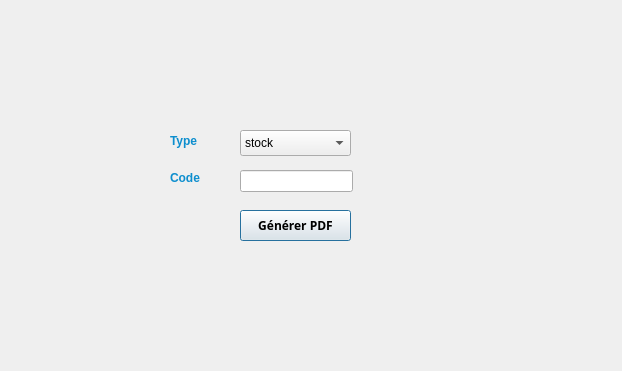
<?xml version="1.0" encoding="UTF-8"?>
<ui version="4.0">
 <class>pdf</class>
 <widget class="QDialog" name="pdf">
  <property name="geometry">
   <rect>
    <x>0</x>
    <y>0</y>
    <width>622</width>
    <height>371</height>
   </rect>
  </property>
  <property name="windowTitle">
   <string>Dialog</string>
  </property>
  <widget class="QLabel" name="label_60">
   <property name="geometry">
    <rect>
     <x>170</x>
     <y>170</y>
     <width>55</width>
     <height>16</height>
    </rect>
   </property>
   <property name="styleSheet">
    <string notr="true">color: #0d8ece;
font-size:50;
font:bold large;</string>
   </property>
   <property name="text">
    <string>Code</string>
   </property>
  </widget>
  <widget class="QPushButton" name="pushButton_imprimer_4">
   <property name="geometry">
    <rect>
     <x>240</x>
     <y>210</y>
     <width>111</width>
     <height>31</height>
    </rect>
   </property>
   <property name="font">
    <font>
     <family>Arial Black</family>
     <pointsize>9</pointsize>
     <weight>75</weight>
     <bold>true</bold>
    </font>
   </property>
   <property name="text">
    <string>Générer PDF</string>
   </property>
  </widget>
  <widget class="QLineEdit" name="lineEdit_code_pdf_3">
   <property name="geometry">
    <rect>
     <x>240</x>
     <y>170</y>
     <width>113</width>
     <height>22</height>
    </rect>
   </property>
  </widget>
  <widget class="QComboBox" name="comboBox_type_pdf_3">
   <property name="geometry">
    <rect>
     <x>240</x>
     <y>130</y>
     <width>111</width>
     <height>26</height>
    </rect>
   </property>
   <item>
    <property name="text">
     <string>stock</string>
    </property>
   </item>
   <item>
    <property name="text">
     <string>fourn</string>
    </property>
   </item>
  </widget>
  <widget class="QLabel" name="label_59">
   <property name="geometry">
    <rect>
     <x>170</x>
     <y>130</y>
     <width>55</width>
     <height>21</height>
    </rect>
   </property>
   <property name="styleSheet">
    <string notr="true">color: #0d8ece;
font-size:50;
font:bold large;</string>
   </property>
   <property name="text">
    <string>Type</string>
   </property>
  </widget>
 </widget>
 <resources/>
 <connections/>
</ui>
